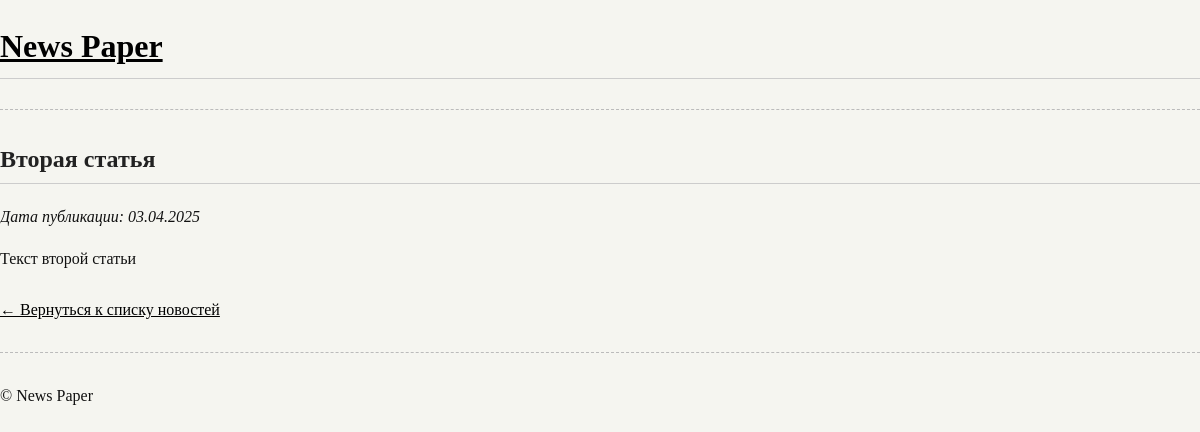
Screenshot of /news/2/ with the database file from the repository.
### news/models.py (models this page shows, shortened)
class Post(models.Model):
    ARTICLE = 'AR'
    NEWS = 'NW'
    POST_TYPES = [
        (ARTICLE, 'Статья'),
        (NEWS, 'Новость'),
    ]
    author = models.ForeignKey(Author, on_delete=models.CASCADE)
    post_type = models.CharField(max_length=2, choices=POST_TYPES, default=NEWS)
    created_at = models.DateTimeField(auto_now_add=True)
    categories = models.ManyToManyField(Category, through='PostCategory')
    title = models.CharField(max_length=255)
    content = models.TextField()
    rating = models.IntegerField(default=0)

### news/views.py (the view)
# urls.py: path('<int:pk>/', NewsDetail.as_view(), name='news_detail'),
class NewsDetail(DetailView):
    model = Post
    template_name = 'news/news_detail.html'
    context_object_name = 'post'

### news/templatetags/custom_filters.py (called while the page is built)
@register.filter(name='censor')
def censor(value):
    if not isinstance(value, str):
        return value
    pattern = r'\b(' + '|'.join(map(re.escape, BAD_WORDS)) + r')\b'
    return re.sub(pattern, lambda m: m.group(1)[0] + '*' * (len(m.group(1)) - 1), value, flags=re.IGNORECASE)

### news/templates/news/news_detail.html (shortened to what this page needs)
{% extends 'news/default.html' %}
{% load custom_filters %}
{% load tz %}
{% block content %}
    <h2>{{ post.title|censor }}</h2>
    <p><em>Дата публикации: {{ post.created_at|date:"d.m.Y" }}</em></p>
    <div>
        {{ post.content|censor }}
    </div>
    <br>
    <a href="{% url 'news_list' %}">← Вернуться к списку новостей</a>
{% endblock %}

### news/static/css/styles.css (style rules this page uses)
body { font-family: 'Georgia', 'Times New Roman', serif; background-color: #f5f5f0; color: #111; line-height: 1.6; margin: 0; padding: 0; }
h1, h2, h3 { font-family: 'Georgia', 'Times New Roman', serif; border-bottom: 1px solid #ccc; padding-bottom: 5px; margin-bottom: 20px; color: #222; }
a { color: #000; text-decoration: underline; }

### rows the page displays
Post: title|censor "Вторая статья", created_at "03.04.2025", content|censor "Текст второй статьи"
